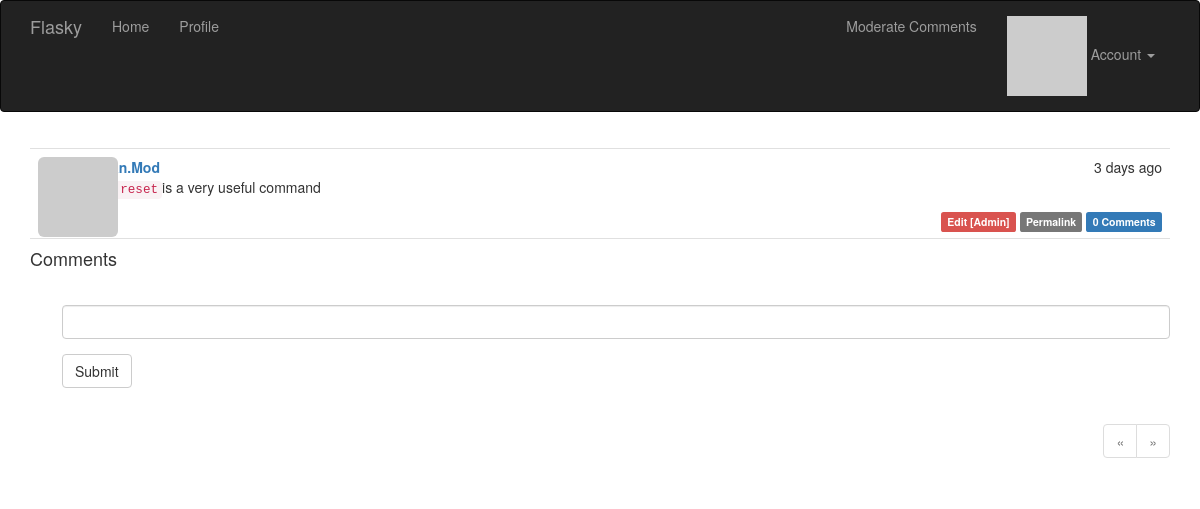
/post/110 (signed in), run on the app's committed database.
### app/models.py (models this page shows, shortened)
class Post(db.Model):
	__tablename__ = 'posts'
	id = db.Column(db.Integer, primary_key=True)
	body = db.Column(db.Text)
	body_html = db.Column(db.Text)
	timestamp = db.Column(db.DateTime, index = True, default = datetime.utcnow)
	author_id = db.Column(db.Integer, db.ForeignKey('users.id'))
	comments = db.relationship('Comment', backref = 'post', lazy = 'dynamic')

class User(UserMixin,db.Model):
	__tablename__ = 'users'
	id = db.Column(db.Integer, primary_key = True)
	email = db.Column(db.String(64),unique = True, index = True)
	username = db.Column(db.String(64), unique = True, index = True)
	role_id = db.Column(db.Integer, db.ForeignKey('roles.id'))
	password_hash = db.Column(db.String(128))
	confirmed = db.Column(db.Boolean, default = False)
	name = db.Column(db.String(64))
	location = db.Column(db.String(64))
	about_me = db.Column(db.Text())				#the different about Text() and String() is  Text don`t have to set Maximun length
	member_since = db.Column(db.DateTime(), default = datetime.utcnow)
	last_seen = db.Column(db.DateTime(), default = datetime.utcnow)
	avatar_hash = db.Column(db.String(32))
	posts = db.relationship('Post',backref = 'author', lazy = 'dynamic')
	followed = db.relationship('Follow',
								foreign_keys = [Follow.follower_id],
								backref = db.backref('follower', lazy = 'joined'),
								lazy = 'dynamic',
								cascade = 'all, delete-orphan')
	followers = db.relationship('Follow',
								foreign_keys = [Follow.followed_id],
								backref = db.backref('followed', lazy = 'joined'),
								lazy = 'dynamic',
								cascade = 'all, delete-orphan')
	comments = db.relationship('Comment', backref = 'author', lazy = 'dynamic')
	@property
	def password(self):
		raise AttributeError('password is not readable attribute')
	def can(self, permissions):
		return self.role is not None and (self.role.permissions & permissions) == permissions
	def is_administrator(self):
		return self.can(Permission.ADMINISTER)
	def ping(self):
		self.last_seen = datetime.utcnow()
		db.session.add(self)
	def gravatar(self, size=100, default = 'identicon', rating = 'g'):
		if request.is_secure:
			url = 'https://secure.gravatar.com/avatar'
		else:
			url = 'http://www.gravatar.com/avatar'
		hash = self.avatar_hash or hashlib.md5(self.email.encode('utf-8')).hexdigest()
		return '{url}/{hash}?s={size}&d={default}&r={rating}'.format(
			url = url, hash = hash, size = size, default = default, rating = rating)

### app/main/views.py (the view, shortened to what this page needs)
@main.route('/post/<int:id>', methods = ['GET', 'POST'])
def post(id):
	post = Post.query.get_or_404(id)
	form = CommentForm()
	page = request.args.get('page', 1, type = int)
	if page == -1:
		page = (post.comments.count() - 1) // \
		current_app.config['FLASKY_COMMENTS_PER_PAGE'] + 1
	pagination = post.comments.order_by(Comment.timestamp.asc()).paginate(
		page, per_page = current_app.config['FLASKY_COMMENTS_PER_PAGE'],
		error_out = False)
	comments = pagination.items
	return render_template('post.html', posts = [post], form = form,
		comments = comments, pagination = pagination)

### app/main/forms.py
class CommentForm(Form):
	body = StringField('', validators = [Required()])
	submit = SubmitField('Submit')

### app/auth/views.py (called while the page is built)
@auth.before_app_request
def before_request():
	if current_user.is_authenticated:
		current_user.ping()
		if not current_user.confirmed and request.endpoint[:5] != 'auth.' and request.endpoint != 'static':
			return redirect(url_for('auth.unconfirmed'))

### app/main/__init__.py (called while the page is built)
@main.app_context_processor
def inject_permission():
	return dict(Permission = Permission)

### app/models.py (called while the page is built)
@login_manager.user_loader
def load_user(user_id):
	return User.query.get(int(user_id))

### app/templates/post.html (shortened to what this page needs)
{% extends "base.html" %}
{% import "bootstrap/wtf.html" as wtf %}
{% import "_macros.html" as macros %}
{% block page_content %}
{% include '_posts.html' %}
<h4 id="comments">Comments</h4>
{% if current_user.can(Permission.COMMENT) %}
<div class="comment-form">
	{{ wtf.quick_form(form) }}
</div>
{% endif %}
{% if pagination %}
<div class="pagination">
	{{ macros.pagination_widget(pagination, '.post', fragment='#comments', id=posts[0].id) }}
</div>
{% endif %}
{% endblock %}

### app/templates/_posts.html
<ul class="posts">
    {% for post in posts %}
    <li class="post">
        <div class="post-thumbnail">
            <a href="{{ url_for('.user', username=post.author.username) }}">
                <img class="img-rounded profile-thumbnail" src="{{ post.author.gravatar(size=40) }}">
            </a>
        </div>
        <div class="post-content">
            <div class="post-date">{{ moment(post.timestamp).fromNow() }}</div>
            <div class="post-author"><a href="{{ url_for('.user', username=post.author.username) }}">{{ post.author.username }}</a></div>
            <div class="post-body">
                {% if post.body_html %}
                    {{ post.body_html | safe }}
                {% else %}
                    {{ post.body }}
                {% endif %}
            </div>
            <div class="post-footer">
                {% if current_user == post.author %}
                <a href="{{ url_for('.edit', id = post.id) }}">
                    <span class="label label-primary">Edit</span>
                </a>
                {% elif current_user.is_administrator() %}
                <a href="{{ url_for('.edit', id = post.id) }}">
                    <span class="label label-danger">Edit [Admin]</span>
                </a>
                {% endif %}
                <a href="{{ url_for('.post', id = post.id) }}">
                    <span class="label label-default">Permalink</span>
                </a>
                <a href="{{ url_for('.post', id = post.id) }}#comments">
                    <span class="label label-primary">
                        {{ post.comments.count() }} Comments
                    </span>
                </a>
            </div>
        </div>
    </li>
    {% endfor %}
</ul>

### app/static/styles.css (style rules this page uses)
.profile-thumbnail { position: absolute; }
ul.posts { list-style-type: none; padding: 0px; margin: 16px 0px 0px 0px; border-top: 1px solid #e0e0e0; }
ul.posts li.post { padding: 8px; border-bottom: 1px solid #e0e0e0; }
div.post-date { float: right; }
div.post-author { font-weight: bold; }
div.post-thumbnail { position: absolute; }
div.post-content { margin-left: 48px; min-height: 48px; }
div.post-footer { text-align: right; }
div.comment-form { margin: 16px 0px 16px 32px; }
div.pagination { width: 100%; text-align: right; padding: 0px; margin: 0px; }

### data on the page
Post: timestamp "3 days ago", author.username "Yusan.Mod", body_html "git reset is a very useful command", comments.count "0"
